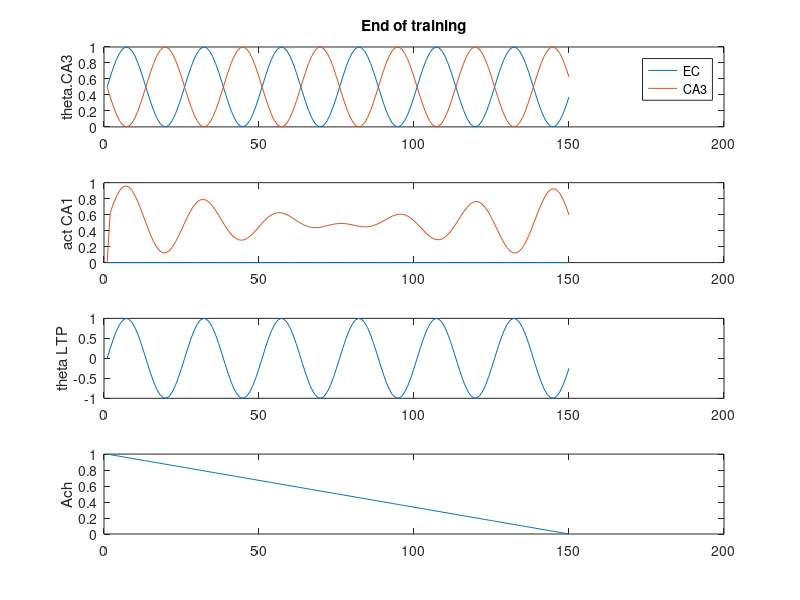
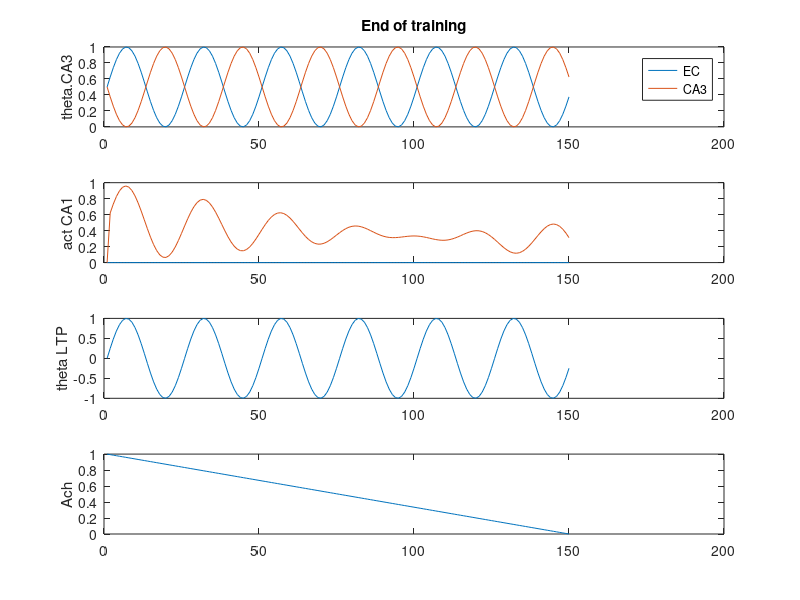

Write the MATLAB code that produced these figures, in order.
function [] = hasselmo9402_working()
% hasselmo_2002 theta model


%todo: 
% add plots for ca3 and ec activity
% add ach to the model
% make a struct to hold data? 

clear all;
dbstop if error;

%% runtime parameters
p.nTrls = 14;
p.nTSteps = 25;
p.nCA1cells = 2;
p.nCA3cells = 3;
p.nECcells = 2;

p.dt = 0.005; % 5 ms
p.thF = 8; % 8 Hz
p.stepsPerCycle = ceil(((1/p.thF)/p.dt));
p.phaseStep = (2*pi)/p.stepsPerCycle; % numnber of radians to increment theta phase by for each time steps
p.k = .5; % max ltp 
p.lrate = 0.01; % learning rate, per Ehren's experiment
p.thetaScale = 1; % X from Hasselmo et al (2002), p 799
% [0 to 1] smaller means theta has less effect on functional strength
% paper is vague about whether different values are used for the different
% layers (CA3 vs EC), for now we'll assume that it is a single fixed
% parameter.

% allocate arrays
a.CA1 = nan(p.nCA1cells,p.nTSteps);
a.CA3 = nan(p.nCA3cells,p.nTrls); 
a.EC  = nan(p.nECcells, p.nTrls);
w.CA3 = eye(p.nCA1cells, p.nCA3cells);
w.EC  = eye(p.nCA1cells, p.nECcells); % identity matrix p.801
tempXprod = nan(p.nCA1cells,p.nCA3cells,p.stepsPerCycle);



%% Task 

stage = 1;

% for each trial, run the theta model 
for trl = 1:p.nTrls
  % initialize first timestep
  % NOTE: THESE NEED TO BE SET FOR EACH PHASE OF THE TASK, TRL
  a.CA3(:,1) = [0; 1; 1]; % rand(p.nCA3cells,1) > .5;
  a.EC(:,1)  = [0; 1]; % rand(p.nECcells, 1) > .5;
  
  % run the model 
  [a, tempXprod, pha, theta] = runTheta(a,tempXprod,w,p,stage);
  
  % compute weight updates after each theta cycle
  dw.CA3(:,:) = sum(tempXprod,3);
  
  fprintf('\nTrial %i\n',trl);
  if any(isnan(dw.CA3)), keyboard, end
  w.CA3, dw.CA3
  w.CA3 = w.CA3 + p.lrate .* dw.CA3; %   w.CA3 = w.CA3 + dw.CA3;
  w.CA3 = min(w.CA3, p.k);
  w.CA3
  
end

if 1, plotStateVariables(theta,a,pha); end

  keyboard

  fprintf('Test initial learning\n');  
  a.CA3(:,1) = [0; 1; 0]; % rand(p.nCA3cells,1) > .5;
  [a, tempXprod, pha, theta] = runTheta(a,tempXprod,w,p,stage); 
  if 1, plotStateVariables(theta,a,pha); end
  
end

function [a,tempXprod, pha, theta] = runTheta(a,tempXprod,w,p,stage)
  
  % allocate phase and theta params
  pha.EC = nan(p.nTSteps,1);   theta.EC = nan(p.nTSteps,1);
  pha.CA3 = nan(p.nTSteps,1);  theta.CA3 = nan(p.nTSteps,1);
  pha.LTP = nan(p.nTSteps,1);  theta.LTP = nan(p.nTSteps,1);

  
  pha.EC(1)  = 0;    theta.EC(1)  = (p.thetaScale/2) * sin(pha.EC(1))  + (1-(p.thetaScale/2));
  pha.CA3(1) = pi;   theta.CA3(1) = (p.thetaScale/2) * sin(pha.CA3(1)) + (1-(p.thetaScale/2));
  pha.LTP(1) = 0;    theta.LTP(1) = sin(pha.LTP(1));
  
  % initialize CA1 activity
  %a.CA1(:,1) = ((theta.EC(1) .* w.EC) * a.EC(:,stage)) + ((theta.CA3(1) .* w.CA3) * a.CA3(:,1)); % eq 2.4 p.799
  nCycles = 6;
  pha.AChLvls = linspace(1,0,nCycles*p.stepsPerCycle); Cr = 1; Cl = 1; % high ach to low ach
  syn.EC3(:,1) = (1 - pha.AChLvls(1)*Cl) * ((theta.EC(1) .* w.EC) * a.EC(:,stage));
  syn.CA3(:,1) = (1 - pha.AChLvls(1)*Cr) * ((theta.CA3(1) .* w.CA3) * a.CA3(:,stage));
  
  a.CA1(:,1) = syn.EC3(:,1) + syn.CA3(:,1); % eq 2.4 p.799

  tempXprod(:,:,1) = (theta.LTP(1) .* a.CA1(:,1)) * a.CA3(:,stage)';
  % run one theta cycle
  for t = 2:nCycles*p.stepsPerCycle
    
    % phasic input
    pha.EC(t)  = pha.EC(t-1)  + p.phaseStep;  theta.EC(t)  = (p.thetaScale/2) * sin(pha.EC(t))  + (1-(p.thetaScale/2));  % eq 2.2 p.799
    pha.CA3(t) = pha.CA3(t-1) + p.phaseStep;  theta.CA3(t) = (p.thetaScale/2) * sin(pha.CA3(t)) + (1-(p.thetaScale/2));  % eq 2.3 p.799
    pha.LTP(t) = pha.LTP(t-1) + p.phaseStep;  theta.LTP(t) = sin(pha.LTP(t));                                            % eq 2.5 p.799
    
    
    %a.CA1 = w.EC .* a.EC + w.CA3 .* a.CA3; % eq 2.1
    %a.CA1(:,t) = ((theta.EC(t) .* w.EC) * a.EC(:,stage)) + ((theta.CA3(t) .* w.CA3) * a.CA3(:,stage)); % eq 2.4 p.799
    syn.EC3(:,t) = (pha.AChLvls(t)*Cl) * ((theta.EC(t) .* w.EC) * a.EC(:,stage));
    syn.CA3(:,t) = (1 - pha.AChLvls(t)*Cr) * ((theta.CA3(t) .* w.CA3) * a.CA3(:,stage));
    
    a.CA1(:,t) = syn.EC3(:,t) + syn.CA3(:,t); % eq 2.4 p.799

    tempXprod(:,:,t) = (theta.LTP(t) .* a.CA1(:,t)) * a.CA3(:,stage)';
    
  end
  
  modEC = reshape(syn.EC3,2,[])';
  modCA3 = reshape(syn.CA3,2,[])';
  
  if 0
    keyboard
    
    figure; hold on;
    time = linspace(0, 1000, size(reshape(syn.EC3,2,[])',1));
    plot(time,modEC);
    plot(time,modCA3);
    xlim([0,max(time)]);
    
    figure;
    plot(time, modEC+modCA3)
    
  end
  
end

function plotStateVariables(theta,a,pha)
    figure;
    subplot(4,1,1);
    hold off; plot(theta.EC)
    hold on; plot(theta.CA3)
    ylabel('theta.CA3');
    legend('EC','CA3'); ylim([0 1]);
    title(['End of training']);
    
    subplot(4,1,2);
    plot(a.CA1');
    ylabel('act CA1');
    
    subplot(4,1,3);
    plot(theta.LTP)
    ylabel('theta LTP');
    
    subplot(4,1,4);
    plot(pha.AChLvls)
    ylabel('Ach');
end

%%
